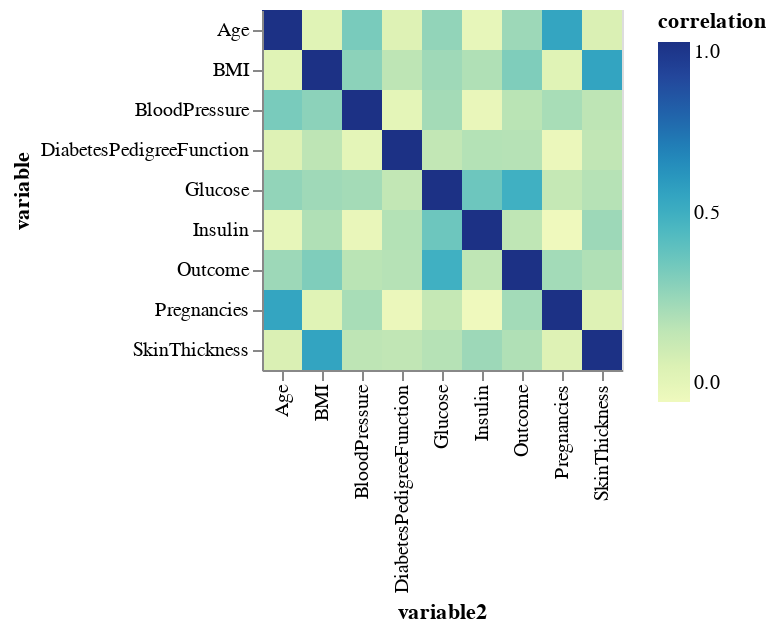

The code cell stored with this chart in its notebook:
### Code cell
cor_data = df.corr("pearson").stack().reset_index().rename(columns={0: 'correlation', 'level_0': 'variable', 'level_1': 'variable2'})


base = alt.Chart(cor_data).encode(
    x='variable2:O',
    y='variable:O'    
)

text = base.mark_text().encode(
    text='correlation_label',
    color=alt.condition(
        alt.datum.correlation > 0.5, 
        alt.value('white'),
        alt.value('black')
    )
)

cor_plot = base.mark_rect().encode(
    color='correlation:Q'
)

cor_plot

### Figure 1 — Vega-Lite specification as saved in the notebook (floating-point values rounded to 4 significant figures)
{"config": {"view": {"continuousWidth": 400, "continuousHeight": 300}}, "data": {"name": "data-3d08e37ed4c414da7f6366de2706ceee"}, "mark": "rect", "encoding": {"color": {"field": "correlation", "type": "quantitative"}, "x": {"field": "variable2", "type": "ordinal"}, "y": {"field": "variable", "type": "ordinal"}}, "$schema": "https://vega.github.io/schema/vega-lite/v4.17.0.json", "datasets": {"data-3d08e37ed4c414da7f6366de2706ceee": [{"variable": "Pregnancies", "variable2": "Pregnancies", "correlation": 1.0}, {"variable": "Pregnancies", "variable2": "Glucose", "correlation": 0.128}, {"variable": "Pregnancies", "variable2": "BloodPressure", "correlation": 0.209}, {"variable": "Pregnancies", "variable2": "SkinThickness", "correlation": 0.03257}, {"variable": "Pregnancies", "variable2": "Insulin", "correlation": -0.0557}, {"variable": "Pregnancies", "variable2": "BMI", "correlation": 0.02155}, {"variable": "Pregnancies", "variable2": "DiabetesPedigreeFunction", "correlation": -0.03352}, {"variable": "Pregnancies", "variable2": "Age", "correlation": 0.5443}, {"variable": "Pregnancies", "variable2": "Outcome", "correlation": 0.2219}, {"variable": "Glucose", "variable2": "Pregnancies", "correlation": 0.128}, {"variable": "Glucose", "variable2": "Glucose", "correlation": 1.0}, {"variable": "Glucose", "variable2": "BloodPressure", "correlation": 0.2197}, {"variable": "Glucose", "variable2": "SkinThickness", "correlation": 0.1724}, {"variable": "Glucose", "variable2": "Insulin", "correlation": 0.3571}, {"variable": "Glucose", "variable2": "BMI", "correlation": 0.2315}, {"variable": "Glucose", "variable2": "DiabetesPedigreeFunction", "correlation": 0.1371}, {"variable": "Glucose", "variable2": "Age", "correlation": 0.2666}, {"variable": "Glucose", "variable2": "Outcome", "correlation": 0.4929}, {"variable": "BloodPressure", "variable2": "Pregnancies", "correlation": 0.209}, {"variable": "BloodPressure", "variable2": "Glucose", "correlation": 0.2197}, {"variable": "BloodPressure", "variable2": "BloodPressure", "correlation": 1.0}, {"variable": "BloodPressure", "variable2": "SkinThickness", "correlation": 0.1525}, {"variable": "BloodPressure", "variable2": "Insulin", "correlation": -0.02205}, {"variable": "BloodPressure", "variable2": "BMI", "correlation": 0.2812}, {"variable": "BloodPressure", "variable2": "DiabetesPedigreeFunction", "correlation": 0.0003711}, {"variable": "BloodPressure", "variable2": "Age", "correlation": 0.3267}, {"variable": "BloodPressure", "variable2": "Outcome", "correlation": 0.163}, {"variable": "SkinThickness", "variable2": "Pregnancies", "correlation": 0.03257}, {"variable": "SkinThickness", "variable2": "Glucose", "correlation": 0.1724}, {"variable": "SkinThickness", "variable2": "BloodPressure", "correlation": 0.1525}, {"variable": "SkinThickness", "variable2": "SkinThickness", "correlation": 1.0}, {"variable": "SkinThickness", "variable2": "Insulin", "correlation": 0.2382}, {"variable": "SkinThickness", "variable2": "BMI", "correlation": 0.547}, {"variable": "SkinThickness", "variable2": "DiabetesPedigreeFunction", "correlation": 0.143}, {"variable": "SkinThickness", "variable2": "Age", "correlation": 0.05451}, {"variable": "SkinThickness", "variable2": "Outcome", "correlation": 0.1891}, {"variable": "Insulin", "variable2": "Pregnancies", "correlation": -0.0557}, {"variable": "Insulin", "variable2": "Glucose", "correlation": 0.3571}, {"variable": "Insulin", "variable2": "BloodPressure", "correlation": -0.02205}, {"variable": "Insulin", "variable2": "SkinThickness", "correlation": 0.2382}, {"variable": "Insulin", "variable2": "Insulin", "correlation": 1.0}, {"variable": "Insulin", "variable2": "BMI", "correlation": 0.189}, {"variable": "Insulin", "variable2": "DiabetesPedigreeFunction", "correlation": 0.178}, {"variable": "Insulin", "variable2": "Age", "correlation": -0.01541}, {"variable": "Insulin", "variable2": "Outcome", "correlation": 0.1485}, {"variable": "BMI", "variable2": "Pregnancies", "correlation": 0.02155}, {"variable": "BMI", "variable2": "Glucose", "correlation": 0.2315}, {"variable": "BMI", "variable2": "BloodPressure", "correlation": 0.2812}, {"variable": "BMI", "variable2": "SkinThickness", "correlation": 0.547}, {"variable": "BMI", "variable2": "Insulin", "correlation": 0.189}, {"variable": "BMI", "variable2": "BMI", "correlation": 1.0}, {"variable": "BMI", "variable2": "DiabetesPedigreeFunction", "correlation": 0.1535}, {"variable": "BMI", "variable2": "Age", "correlation": 0.02574}, {"variable": "BMI", "variable2": "Outcome", "correlation": 0.3122}, {"variable": "DiabetesPedigreeFunction", "variable2": "Pregnancies", "correlation": -0.03352}, {"variable": "DiabetesPedigreeFunction", "variable2": "Glucose", "correlation": 0.1371}, {"variable": "DiabetesPedigreeFunction", "variable2": "BloodPressure", "correlation": 0.0003711}, {"variable": "DiabetesPedigreeFunction", "variable2": "SkinThickness", "correlation": 0.143}, {"variable": "DiabetesPedigreeFunction", "variable2": "Insulin", "correlation": 0.178}, {"variable": "DiabetesPedigreeFunction", "variable2": "BMI", "correlation": 0.1535}, {"variable": "DiabetesPedigreeFunction", "variable2": "DiabetesPedigreeFunction", "correlation": 1.0}, {"variable": "DiabetesPedigreeFunction", "variable2": "Age", "correlation": 0.03356}, {"variable": "DiabetesPedigreeFunction", "variable2": "Outcome", "correlation": 0.1738}, {"variable": "Age", "variable2": "Pregnancies", "correlation": 0.5443}, {"variable": "Age", "variable2": "Glucose", "correlation": 0.2666}, {"variable": "Age", "variable2": "BloodPressure", "correlation": 0.3267}, {"variable": "Age", "variable2": "SkinThickness", "correlation": 0.05451}, {"variable": "Age", "variable2": "Insulin", "correlation": -0.01541}, {"variable": "Age", "variable2": "BMI", "correlation": 0.02574}, {"variable": "Age", "variable2": "DiabetesPedigreeFunction", "correlation": 0.03356}, {"variable": "Age", "variable2": "Age", "correlation": 1.0}, {"variable": "Age", "variable2": "Outcome", "correlation": 0.2384}, {"variable": "Outcome", "variable2": "Pregnancies", "correlation": 0.2219}, {"variable": "Outcome", "variable2": "Glucose", "correlation": 0.4929}, {"variable": "Outcome", "variable2": "BloodPressure", "correlation": 0.163}, {"variable": "Outcome", "variable2": "SkinThickness", "correlation": 0.1891}, {"variable": "Outcome", "variable2": "Insulin", "correlation": 0.1485}, {"variable": "Outcome", "variable2": "BMI", "correlation": 0.3122}, {"variable": "Outcome", "variable2": "DiabetesPedigreeFunction", "correlation": 0.1738}, {"variable": "Outcome", "variable2": "Age", "correlation": 0.2384}, {"variable": "Outcome", "variable2": "Outcome", "correlation": 1.0}]}}
